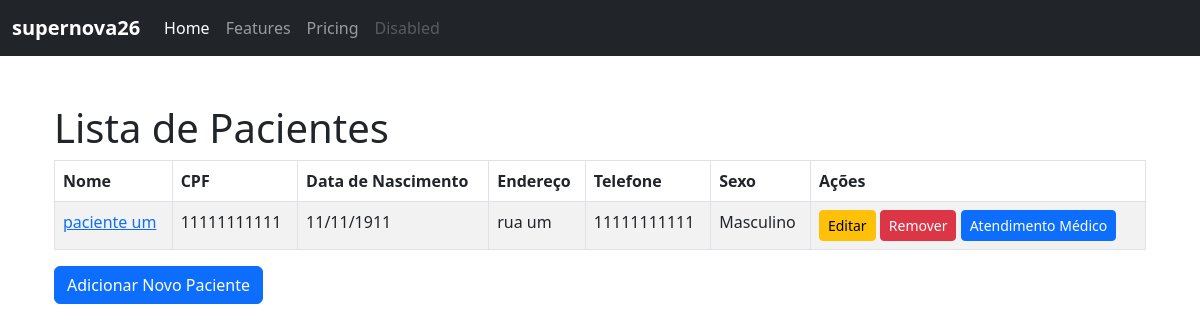
Page /liriodosvales/listar_pacientes on the earlier database version.
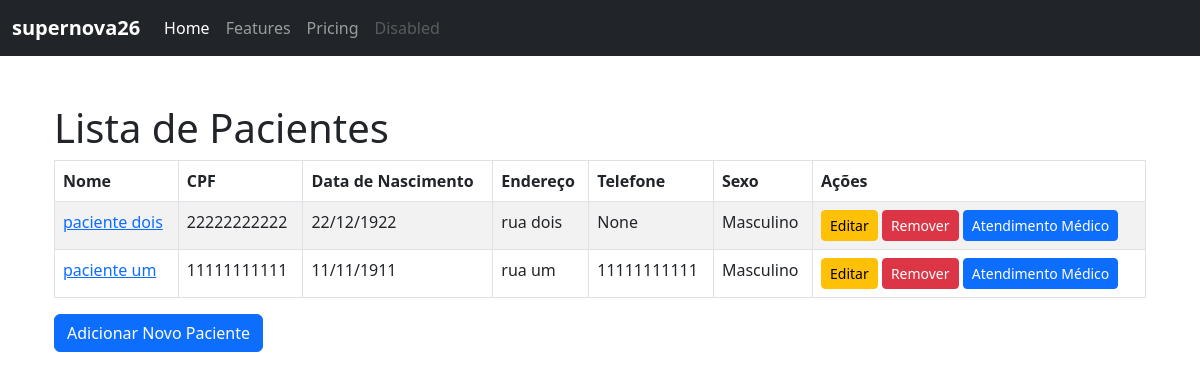
Same page on the later database version.
### liriodosvales/models.py (models this page shows, shortened)
class Paciente(models.Model):
    SEXO_CHOICES = [
        ('Masculino', 'Masculino'),
        ('Feminino', 'Feminino'),
    ]
    nome = models.CharField(max_length=100)
    cpf = models.CharField(max_length=11, unique=True, null=True)
    data_nascimento = models.DateField()
    endereco = models.CharField(max_length=100, blank=True, null=True)
    telefone = models.CharField(max_length=11, blank=True, null=True)
    sexo = models.CharField(max_length=10, choices=SEXO_CHOICES, default='Masculino')
    medicacoes = models.ManyToManyField(Medicacao, blank=True)
    alergias = models.ManyToManyField(Alergia, blank=True)
    diagnosticos = models.ManyToManyField(Diagnostico, blank=True)
    data_admissao = models.DateField(auto_now_add=True)

### liriodosvales/views.py (the view)
# urls.py: path('listar_pacientes', views.listar_pacientes, name='listar_pacientes'),
def listar_pacientes(request):
    pacientes = Paciente.objects.all().order_by('nome')
    return render(request, 'liriodosvales/listar_pacientes.html', {'pacientes': pacientes})

### liriodosvales/templates/liriodosvales/listar_pacientes.html (shortened to what this page needs)
{% extends "layout.html" %}
{% load static %}
{% block content %}
<div class="container mt-5">
    <h1>Lista de Pacientes</h1>
    <table class="table table-bordered table-striped">
        <thead class="thead-light">
            <tr>
                <th>Nome</th>
                <th>CPF</th>
                <th>Data de Nascimento</th>
                <th>Endereço</th>
                <th>Telefone</th>
                <th>Sexo</th>
                <th>Ações</th>
            </tr>
        </thead>
        <tbody>
            {% for paciente in pacientes %}
            <tr>
                <td><a href="{% url 'liriodosvales:detalhes_paciente' paciente.id %}">{{ paciente.nome }}</a></td>
                <td>{{ paciente.cpf }}</td>
                <td>{{ paciente.data_nascimento|date:"d/m/Y" }}</td>
                <td>{{ paciente.endereco }}</td>
                <td>{{ paciente.telefone }}</td>
                <td>{{ paciente.sexo }}</td>
                <td>
                    <a href="{% url 'liriodosvales:editar_paciente' paciente.id %}" class="btn btn-warning btn-sm">Editar</a>
                    <a href="{% url 'liriodosvales:remover_paciente' paciente.id %}" class="btn btn-danger btn-sm" onclick="return confirm('Tem certeza que deseja remover este paciente?');">Remover</a>
                    <a href="{% url 'liriodosvales:atendimento_medico' paciente.id %}" class="btn btn-primary btn-sm">Atendimento Médico</a>
                </td>
            </tr>
            {% endfor %}
        </tbody>
    </table>
    <a href="{% url 'liriodosvales:novo_paciente' %}" class="btn btn-primary">Adicionar Novo Paciente</a>
</div>
{% endblock content %}

### templates/layout.html (shortened to what this page needs)
<!DOCTYPE html>
<html lang="pt-br">
<head>
    <link href="https://cdn.jsdelivr.net/npm/bootstrap@5.3.0/dist/css/bootstrap.min.css" rel="stylesheet">
    <link rel="stylesheet" href="https://cdnjs.cloudflare.com/ajax/libs/font-awesome/5.15.3/css/all.min.css">
    <link rel="stylesheet" href="https://cdn.jsdelivr.net/npm/@tarekraafat/autocomplete.js@10.2.7/dist/css/autoComplete.min.css">
</head>
<body>
    <nav class="navbar navbar-expand-lg navbar-dark bg-dark">
        <div class="container-fluid">
            <a class="navbar-brand" href="#"><strong>supernova26</strong></a>
            <div class="collapse navbar-collapse" id="navbarNav">
                <ul class="navbar-nav">
                    <li class="nav-item">
                        <a class="nav-link active" aria-current="page" href="{% url 'home' %}">Home</a>
                    </li>
                    <li class="nav-item">
                        <a class="nav-link" href="#">Features</a>
                    </li>
                    <li class="nav-item">
                        <a class="nav-link" href="#">Pricing</a>
                    </li>
                    <li class="nav-item">
                        <a class="nav-link disabled" href="#" tabindex="-1" aria-disabled="true">Disabled</a>
                    </li>
                </ul>
            </div>
        </div>
    </nav>
    <div class="container mt-5">
        {% block content %}{% endblock %}
    </div>
</body>
</html>

Differences in the rows shown:
added Paciente: nome "paciente dois", cpf "22222222222", data_nascimento "22/12/1922", endereco "rua dois", telefone "None", sexo "Masculino"
